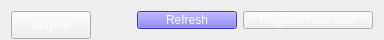
         <widget class="QWidget" name="student_session_top_bar_2" native="true">
          <property name="minimumSize">
           <size>
            <width>0</width>
            <height>40</height>
           </size>
          </property>
          <property name="maximumSize">
           <size>
            <width>16777215</width>
            <height>40</height>
           </size>
          </property>
          <layout class="QHBoxLayout" name="horizontalLayout_9">
           <item>
            <widget class="QPushButton" name="admin_panel_logout">
             <property name="minimumSize">
              <size>
               <width>75</width>
               <height>28</height>
              </size>
             </property>
             <property name="maximumSize">
              <size>
               <width>16777215</width>
               <height>30</height>
              </size>
             </property>
             <property name="styleSheet">
              <string notr="true">color: rgb(255, 255, 255);</string>
             </property>
             <property name="text">
              <string>Logout</string>
             </property>
            </widget>
           </item>
           <item>
            <spacer name="horizontalSpacer_7">
             <property name="orientation">
              <enum>Qt::Horizontal</enum>
             </property>
             <property name="sizeHint" stdset="0">
              <size>
               <width>40</width>
               <height>20</height>
              </size>
             </property>
            </spacer>
           </item>
           <item>
            <widget class="QPushButton" name="admin_panel_refresh_button">
             <property name="minimumSize">
              <size>
               <width>100</width>
               <height>0</height>
              </size>
             </property>
             <property name="maximumSize">
              <size>
               <width>100</width>
               <height>30</height>
              </size>
             </property>
             <property name="styleSheet">
              <string notr="true">background-color: rgb(86, 73, 255); color: rgb(255, 255, 255);</string>
             </property>
             <property name="text">
              <string>Refresh</string>
             </property>
            </widget>
           </item>
           <item>
            <widget class="QPushButton" name="register_user">
             <property name="minimumSize">
              <size>
               <width>130</width>
               <height>0</height>
              </size>
             </property>
             <property name="maximumSize">
              <size>
               <width>130</width>
               <height>30</height>
              </size>
             </property>
             <property name="styleSheet">
              <string notr="true">color: rgb(255, 255, 255);</string>
             </property>
             <property name="text">
              <string>Register new user</string>
             </property>
            </widget>
           </item>
          </layout>
         </widget>
